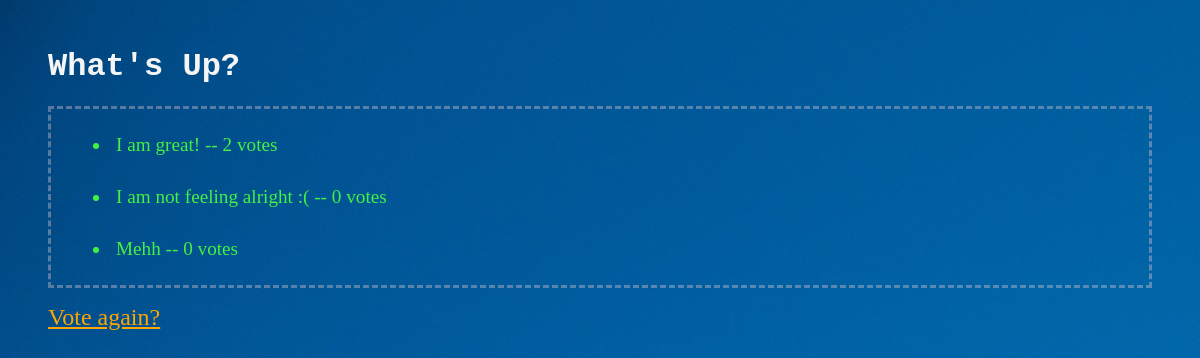
Page /polls/1/results/ on the committed database.
### polls/models.py (models this page shows, shortened)
class Question(models.Model):
    question_text = models.CharField(max_length=200)
    pub_date = models.DateTimeField('date published')

class Choice(models.Model):
    question = models.ForeignKey(Question, on_delete=models.CASCADE)
    choice_text = models.CharField(max_length=200)
    votes = models.IntegerField(default=0)

### polls/views.py (the view)
# urls.py: path('<int:pk>/results/', views.ResultsView.as_view(), name='results'),
class ResultsView(generic.DetailView):
    model = Question
    template_name = 'polls/results.html'

### polls/templates/polls/results.html
{% load static %}
<link rel="stylesheet" href="{% static 'polls/style.css' %}">
<h1>{{ question.question_text }}</h1>
<ul>
{% for choice in question.choice_set.all %}
    <li id="results">{{ choice.choice_text }} -- {{ choice.votes }} vote{{ choice.votes|pluralize }}</li>
{% endfor %}
</ul>
<a id="vote_again" href="{% url 'polls:detail' question.id %}">Vote again?</a>

### polls/static/polls/style.css (style rules this page uses)
#results { margin: 20px; padding: 5px; color: rgb(67, 241, 67); font-size:larger; }
#vote_again { font-size: x-large; color: orange; }
ul { border: 3px rgba(241, 211, 211, 0.358) dashed; }
h1 { color: whitesmoke; font-family: 'Courier New'; }

### rows in the picture
Question: question_text "What's Up?"
Choice: choice_text "I am great!", votes "2"
Choice: choice_text "I am not feeling alright :(", votes "0"
Choice: choice_text "Mehh", votes "0"
